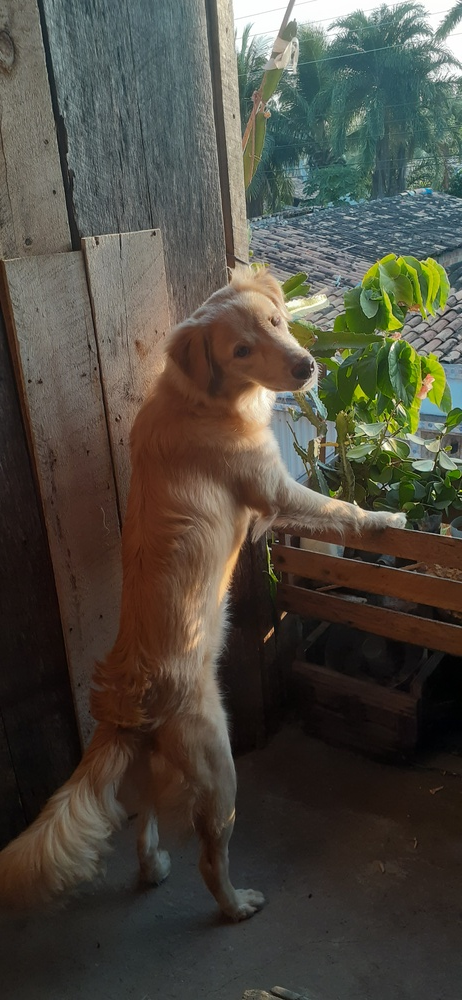
#> input picture assets/da-adulto.jpg, 462 x 1000 px, shrunk from 1908 x 4128 before the run
$ jupyter execute image-processing.ipynb   (shell and % lines are left out)
#> lines starting #> are read from the running program, lines starting #| are printed output that depends on the picture
[cell 1]
import numpy as np
import matplotlib.pyplot as plt
import cv2

[cell 2]
# fazendo a leitura da imagem com cv2
image = cv2.imread('../../assets/da-adulto.jpg')
#> image is the input picture: shape (1000, 462, 3); mean B, G, R 64.7, 74.5, 77.9

# verificando tipo da imagem
type(image)

# verificando o tamanho do arquivo
image.shape
#> Out = (1000, 462, 3)

[cell 3]
plt.imshow(image)

Matplotlib trabalha com o RGB.
Open-cv trabalha com BGR.
Portanto é necessário corrigir a imagem

[cell 4]
# corrigindo a imagem
correctingImage = cv2.cvtColor(image, cv2.COLOR_BGR2RGB)
plt.imshow(correctingImage)

[cell 5]
# carregando a imagem na escala cinza
imageScaleGray = cv2.imread('../../assets/da-adulto.jpg', cv2.IMREAD_GRAYSCALE)
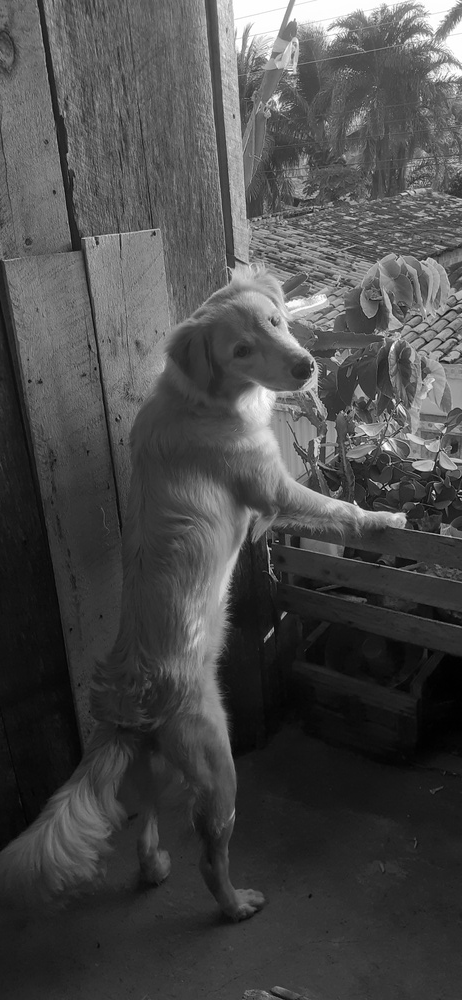
#> imageScaleGray: shape (1000, 462); min 0, max 255, mean 74.4
plt.imshow(imageScaleGray, cmap='gray')


$ run again, with assets/da-6-meses.jpg copied over assets/da-adulto.jpg
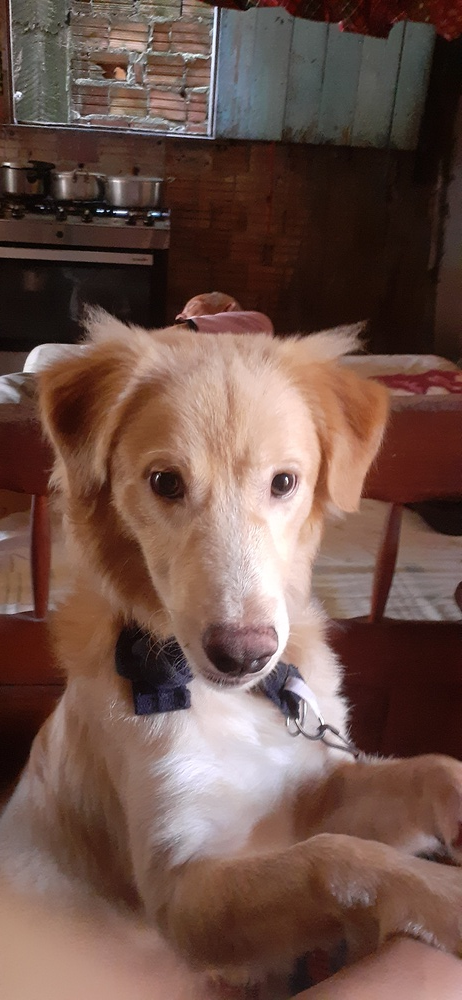
#> input picture assets/da-6-meses.jpg, 462 x 1000 px, shrunk from 1908 x 4128 before the run
#> image is the input picture: shape (1000, 462, 3); mean B, G, R 73.7, 82.6, 109.9
#> `imageScaleGray = cv2.imread('../../assets/da-adulto.jpg', cv2.IMREAD_G..`:
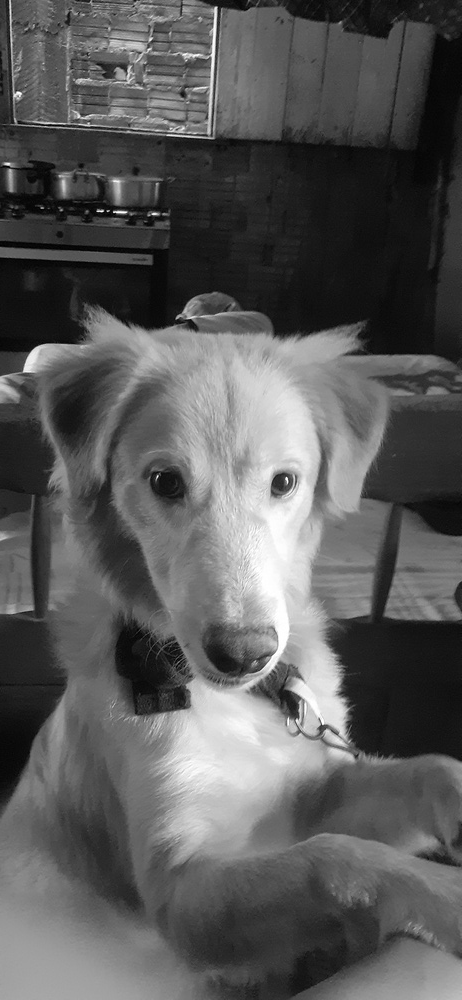
#> imageScaleGray: shape (1000, 462); min 0, max 255, mean 89.7

$ run again, with assets/rotated-da.jpg copied over assets/da-adulto.jpg
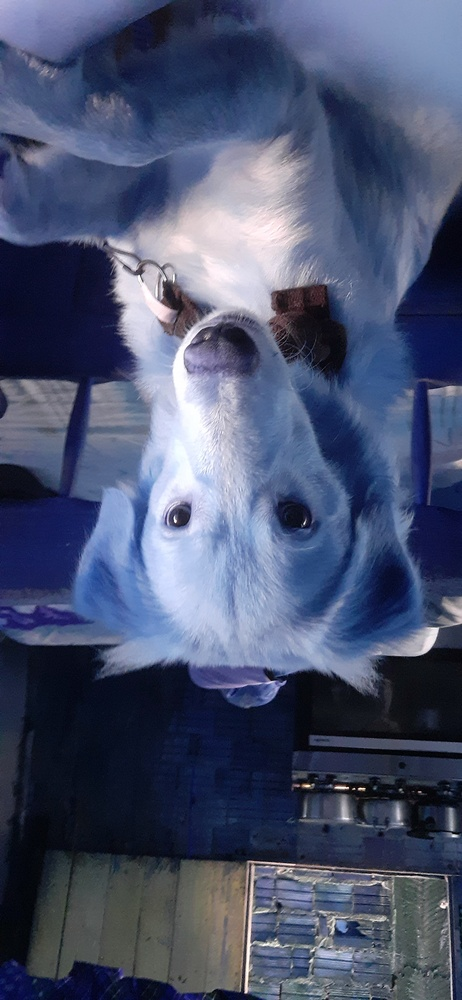
#> input picture assets/rotated-da.jpg, 462 x 1000 px, shrunk from 1908 x 4128 before the run
#> image is the input picture: shape (1000, 462, 3); mean B, G, R 110, 82.5, 73.7
#> `imageScaleGray = cv2.imread('../../assets/da-adulto.jpg', cv2.IMREAD_G..`:
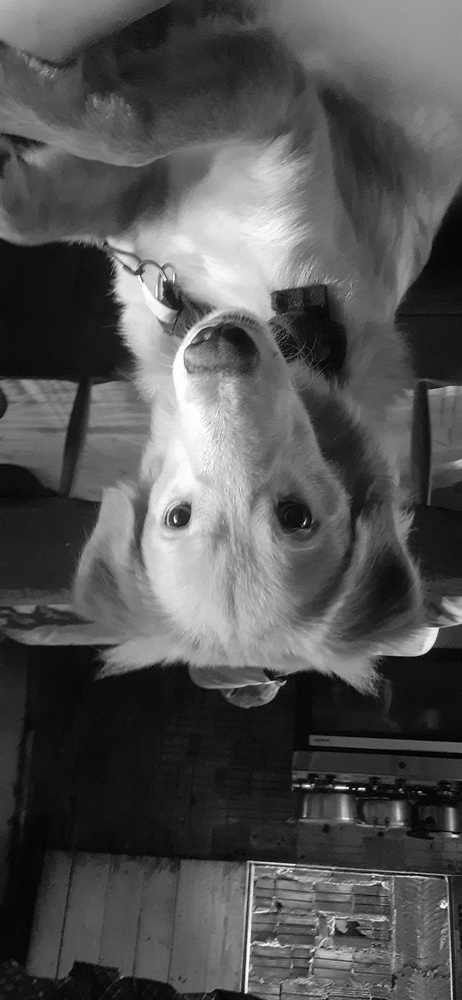
#> imageScaleGray: shape (1000, 462); min 0, max 255, mean 83
